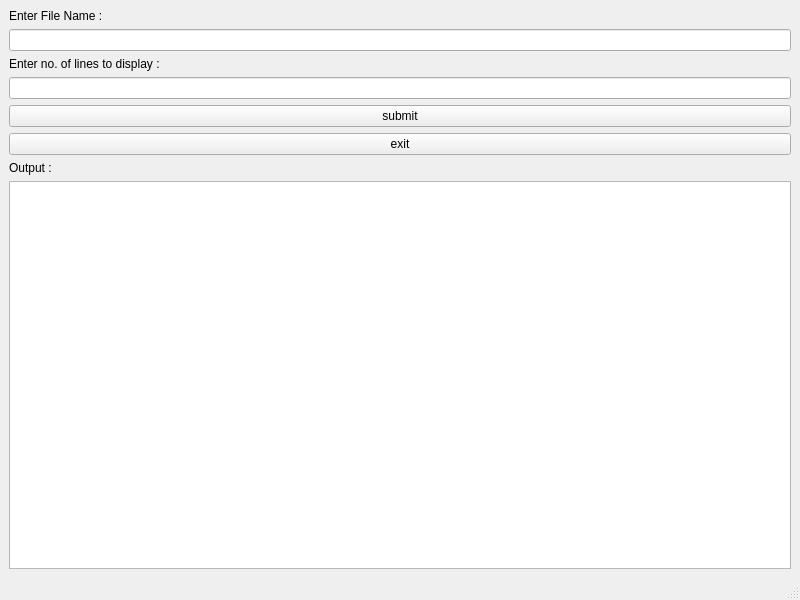
<?xml version="1.0" encoding="UTF-8"?>
<ui version="4.0">
 <class>MainWindow</class>
 <widget class="QMainWindow" name="MainWindow">
  <property name="geometry">
   <rect>
    <x>0</x>
    <y>0</y>
    <width>800</width>
    <height>600</height>
   </rect>
  </property>
  <property name="windowTitle">
   <string>FOSS Micro Project</string>
  </property>
  <widget class="QWidget" name="centralwidget">
   <layout class="QVBoxLayout" name="verticalLayout">
    <item>
     <widget class="QLabel" name="label">
      <property name="text">
       <string>Enter File Name :</string>
      </property>
     </widget>
    </item>
    <item>
     <widget class="QLineEdit" name="lineEdit"/>
    </item>
    <item>
     <widget class="QLabel" name="label_2">
      <property name="text">
       <string>Enter no. of lines to display :</string>
      </property>
     </widget>
    </item>
    <item>
     <widget class="QLineEdit" name="lineEdit_2"/>
    </item>
    <item>
     <widget class="QPushButton" name="pushButton">
      <property name="text">
       <string>submit</string>
      </property>
     </widget>
    </item>
    <item>
     <widget class="QPushButton" name="pushButton_2">
      <property name="text">
       <string>exit</string>
      </property>
     </widget>
    </item>
    <item>
     <widget class="QLabel" name="label_3">
      <property name="text">
       <string>Output : </string>
      </property>
     </widget>
    </item>
    <item>
     <widget class="QTextEdit" name="textEdit"/>
    </item>
   </layout>
  </widget>
  <widget class="QMenuBar" name="menubar">
   <property name="geometry">
    <rect>
     <x>0</x>
     <y>0</y>
     <width>800</width>
     <height>25</height>
    </rect>
   </property>
  </widget>
  <widget class="QStatusBar" name="statusbar"/>
 </widget>
 <resources/>
 <connections/>
</ui>
